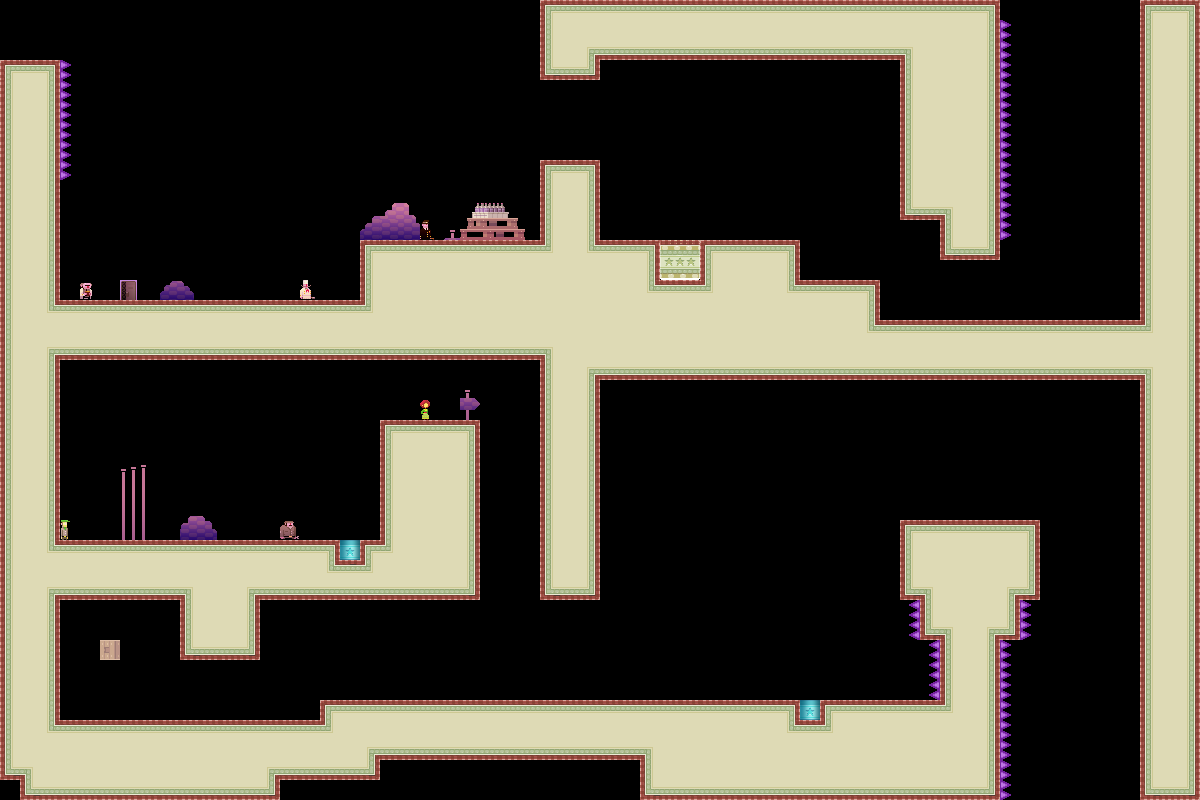

The image is a tile-based game level rendered from a .tmx file. Its description and source (layers, tilesets, objects; grid data summarised) follow:
An orthogonal 60x40 tile map with 20x20 px tiles, 1 tile layer (bg).

<map version="1.0" orientation="orthogonal" width="60" height="40" tilewidth="20" tileheight="20">
 <tileset firstgid="1" name="tiles_sydney" tilewidth="20" tileheight="20">
  <image source="../../../../../XNAModeContent/Lemonade/tiles_sydney.png" width="400" height="400" />
  <terraintypes>
   <terrain name="regularBlocks" tile="-1" />
  </terraintypes>
  <tile id="8" terrain=",,,0" />
  <tile id="9" terrain=",,0,0" />
  <tile id="10" terrain=",,0,0" />
  <tile id="11" terrain=",,0,0" />
  <tile id="12" terrain=",,0,0" />
  <tile id="13" terrain=",,0,0" />
  <tile id="14" terrain=",,0," />
  <tile id="15" terrain="0,0,0," />
  <tile id="16" terrain="0,0,,0" />
  <tile id="28" terrain=",0,,0" />
  <tile id="34" terrain="0,,0," />
  <tile id="35" terrain="0,,0,0" />
  <tile id="36" terrain=",0,0,0" />
  <tile id="48" terrain=",0,,0" />
  <tile id="54" terrain="0,,0," />
  <tile id="68" terrain=",0,,0" />
  <tile id="74" terrain="0,,0," />
  <tile id="88" terrain=",0,,0" />
  <tile id="94" terrain="0,,0," />
  <tile id="108" terrain=",0,,0" />
  <tile id="114" terrain="0,,0," />
  <tile id="128" terrain=",0,," />
  <tile id="129" terrain="0,0,," />
  <tile id="130" terrain="0,0,," />
  <tile id="131" terrain="0,0,," />
  <tile id="132" terrain="0,0,," />
  <tile id="133" terrain="0,0,," />
  <tile id="134" terrain="0,,," />
  <tile id="194" terrain="0,0,0,0" />
  <tile id="356">
   <properties>
    <property name="LargeCrate" value="" />
   </properties>
  </tile>
  <tile id="380">
   <properties>
    <property name="Andre" value="" />
   </properties>
  </tile>
  <tile id="381">
   <properties>
    <property name="Liselot" value="" />
   </properties>
  </tile>
  <tile id="382">
   <properties>
    <property name="Amsterdaam" value="" />
   </properties>
  </tile>
  <tile id="383">
   <properties>
    <property name="Worker" value="" />
   </properties>
  </tile>
  <tile id="384">
   <properties>
    <property name="Inspector" value="" />
   </properties>
  </tile>
  <tile id="385">
   <properties>
    <property name="Chef" value="" />
   </properties>
  </tile>
  <tile id="386">
   <properties>
    <property name="Exit" value="" />
   </properties>
  </tile>
  <tile id="387">
   <properties>
    <property name="Trampoline" value="" />
   </properties>
  </tile>
  <tile id="388">
   <properties>
    <property name="SmallCrate" value="" />
   </properties>
  </tile>
  <tile id="389">
   <properties>
    <property name="SugarBag" value="" />
   </properties>
  </tile>
 </tileset>
 <layer name="bg" width="60" height="40">
  <data>[2400 cells, 1080 non-empty, 98 distinct tile ids]</data>
 </layer>
 <objectgroup name="boxes" width="60" height="40" />
</map>
